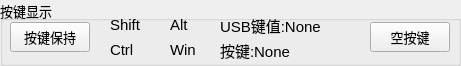
  <widget class="QGroupBox" name="groupBox">
   <property name="geometry">
    <rect>
     <x>20</x>
     <y>10</y>
     <width>461</width>
     <height>66</height>
    </rect>
   </property>
   <property name="font">
    <font>
     <pointsize>10</pointsize>
    </font>
   </property>
   <property name="title">
    <string>按键显示</string>
   </property>
   <widget class="QLabel" name="label_shift">
    <property name="geometry">
     <rect>
      <x>110</x>
      <y>10</y>
      <width>60</width>
      <height>30</height>
     </rect>
    </property>
    <property name="font">
     <font>
      <pointsize>11</pointsize>
     </font>
    </property>
    <property name="focusPolicy">
     <enum>Qt::NoFocus</enum>
    </property>
    <property name="text">
     <string>Shift</string>
    </property>
   </widget>
   <widget class="QLabel" name="label_keyValue">
    <property name="geometry">
     <rect>
      <x>220</x>
      <y>10</y>
      <width>150</width>
      <height>30</height>
     </rect>
    </property>
    <property name="font">
     <font>
      <pointsize>11</pointsize>
     </font>
    </property>
    <property name="focusPolicy">
     <enum>Qt::NoFocus</enum>
    </property>
    <property name="text">
     <string>USB键值:None</string>
    </property>
   </widget>
   <widget class="QLabel" name="label_win">
    <property name="geometry">
     <rect>
      <x>170</x>
      <y>35</y>
      <width>50</width>
      <height>30</height>
     </rect>
    </property>
    <property name="font">
     <font>
      <pointsize>11</pointsize>
     </font>
    </property>
    <property name="focusPolicy">
     <enum>Qt::NoFocus</enum>
    </property>
    <property name="text">
     <string>Win</string>
    </property>
   </widget>
   <widget class="QLabel" name="label_alt">
    <property name="geometry">
     <rect>
      <x>170</x>
      <y>10</y>
      <width>50</width>
      <height>30</height>
     </rect>
    </property>
    <property name="font">
     <font>
      <pointsize>11</pointsize>
     </font>
    </property>
    <property name="focusPolicy">
     <enum>Qt::NoFocus</enum>
    </property>
    <property name="text">
     <string>Alt</string>
    </property>
   </widget>
   <widget class="QLabel" name="label_ctrl">
    <property name="geometry">
     <rect>
      <x>110</x>
      <y>35</y>
      <width>50</width>
      <height>30</height>
     </rect>
    </property>
    <property name="font">
     <font>
      <pointsize>11</pointsize>
     </font>
    </property>
    <property name="focusPolicy">
     <enum>Qt::NoFocus</enum>
    </property>
    <property name="text">
     <string>Ctrl</string>
    </property>
   </widget>
   <widget class="QPushButton" name="Bt_hold">
    <property name="geometry">
     <rect>
      <x>10</x>
      <y>22</y>
      <width>80</width>
      <height>30</height>
     </rect>
    </property>
    <property name="font">
     <font>
      <pointsize>10</pointsize>
     </font>
    </property>
    <property name="focusPolicy">
     <enum>Qt::NoFocus</enum>
    </property>
    <property name="text">
     <string>按键保持</string>
    </property>
   </widget>
   <widget class="QLabel" name="label_keyName">
    <property name="geometry">
     <rect>
      <x>220</x>
      <y>35</y>
      <width>170</width>
      <height>30</height>
     </rect>
    </property>
    <property name="font">
     <font>
      <pointsize>11</pointsize>
     </font>
    </property>
    <property name="focusPolicy">
     <enum>Qt::NoFocus</enum>
    </property>
    <property name="text">
     <string>按键:None</string>
    </property>
   </widget>
   <widget class="QPushButton" name="Bt_empty">
    <property name="geometry">
     <rect>
      <x>370</x>
      <y>22</y>
      <width>80</width>
      <height>30</height>
     </rect>
    </property>
    <property name="font">
     <font>
      <pointsize>10</pointsize>
     </font>
    </property>
    <property name="focusPolicy">
     <enum>Qt::NoFocus</enum>
    </property>
    <property name="text">
     <string>空按键</string>
    </property>
   </widget>
  </widget>
